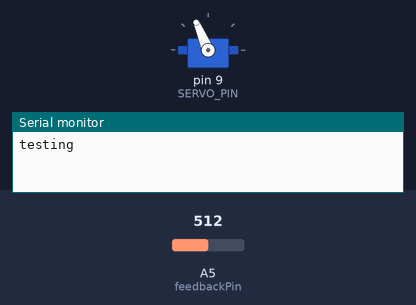
Recording of a sketch running on a simulated Arduino Uno, built with avr-gcc and run on an emulated ATmega328P. On the bench: servo, the last lines printed to the serial monitor. Inputs (shaded band) come from the test bench; at power-on: A5 (feedbackPin) = 512.

Above: at 0.1 s.
At 6.99 s:
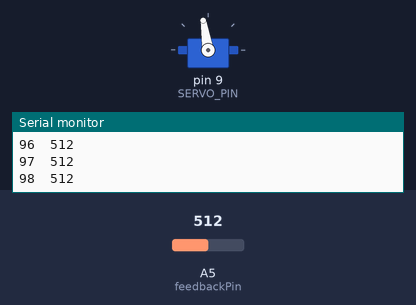
At 18.1 s:
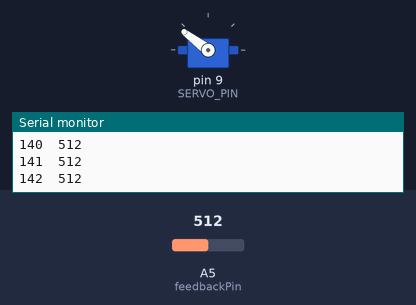
At 38.9 s:
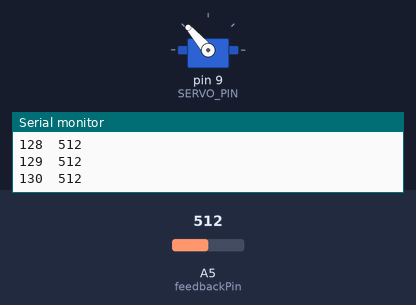
Timing chart, 0 to 40.0 s (numbered marks = the images above):
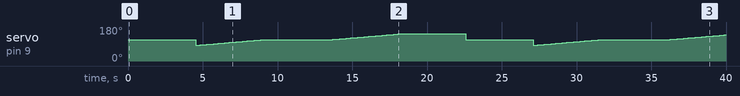

Measured:
- by itself, servo on pin 9 (SERVO_PIN): 113° → 83° at 4.5 s, → 84° 0.15 s later, → 85° 0.15 s later, → 86° 0.15 s later, … (118 changes in this stretch)

The sketch:

sketch_aug13a.ino
```cpp
// (licence header left out)
#include <Servo.h>
#define SERVO_PIN 9//5
Servo servo;

int angle = 90;
int position = 90;
int feedbackPin = 5;
int val = 0;
int calVal[] = {191, 1011};  // initial cal values
int calStartPos = 0;
int final = 90;

#define NUMREADINGS 10      // Number of readings to take for smoothing


int readings[NUMREADINGS];                // the readings from the analog input
int index = 0;                            // the index of the current reading
int total = 0;                            // the running total
int average = 0;                          // the average

void setup()
{
  Serial.begin(9600);
  //analogReference(EXTERNAL);   // Use the external analog reference
}

void loop()
{
 static int v = 0;
  position = analogRead(feedbackPin);
  //Serial.println(position);
  position = smooth(position);

  if (1){// Serial.available()) {
    //char ch = Serial.read();
    char ch = 'e';
    switch(ch) {
      case '0'...'9':
        v = v * 10 + ch - '0';
        break;

      case 'a':   //  record the position of the pot
        servo.detach();
        Serial.print("Recording position: ");
        Serial.println(position);
        final = position;
        v = 0;
        break;

      case 'b':  //  stop playing
        Serial.println("Stop");
        servo.detach();
        v = 0;
        break;

      case 'c':   // play
        angle = map(final, calVal[0], calVal[1], 0, 180);
        Serial.print("playing: ");
        Serial.println(angle);
        servo.attach(SERVO_PIN);
        servo.write(angle);
        v = 0;
        break;


      case 'd' :  // calibrate
        Serial.println("calibrating");
        servo.attach(SERVO_PIN);
        servo.write(1);
        delay(1000);  // wait 1 second for servo to reach the position
        calVal[0] = analogRead(feedbackPin);
        servo.write(180);
        delay(1000);
        calVal[1] = analogRead(feedbackPin);
        Serial.print("Cal values: ");
        Serial.print(calVal[0]);
        Serial.print(",");
        Serial.println(calVal[1]);
        v = 0 ;
        break;

      case 'e' :  //
        Serial.println("testing");
        servo.attach(SERVO_PIN);
        int excursion = 30;
        int null = 113;
        for( int i = null-excursion; i < null; i = i + 1 ) {
          servo.write(null);
          delay(150);  // wait 1 second for servo to reach the position
          Serial.print(null);
          Serial.print("\t");
          Serial.println(analogRead(feedbackPin));
        }
        for( int i = null-excursion; i < null; i = i + 1 ) {
          servo.write(i);
          delay(150);  // wait 1 second for servo to reach the position
          Serial.print(i);
          Serial.print("\t");
          Serial.println(analogRead(feedbackPin));
        }
        for( int i = null-excursion; i < null; i = i + 1 ) {
          servo.write(null);
          delay(150);  // wait 1 second for servo to reach the position
          Serial.print(null);
          Serial.print("\t");
          Serial.println(analogRead(feedbackPin));
        }
        int i;
        for( i = null; i < null+excursion; i = i + 1 ) {
          servo.write(i);
          delay(150);  // wait 1 second for servo to reach the position
          Serial.print(i);
          Serial.print("\t");
          Serial.println(analogRead(feedbackPin));
        }
        for( int j = null-excursion; j < null; j = j + 1 ) {
          servo.write(i);
          delay(150);  // wait 1 second for servo to reach the position
          Serial.print(i);
          Serial.print("\t");
          Serial.println(analogRead(feedbackPin));
        }
        break;
    }
  }
}

int smooth(int data) {
    total -= readings[index];               // subtract the last reading
    readings[index] = analogRead(feedbackPin); // read from the sensor
    total += readings[index];               // add the reading to the total
    index = (index + 1);                    // advance to the next index

    if (index >= NUMREADINGS)               // if we're at the end of the array...
    index = 0;                            // ...wrap around to the beginning

    val = total / NUMREADINGS;          // calculate the average
    return val;
}
```
